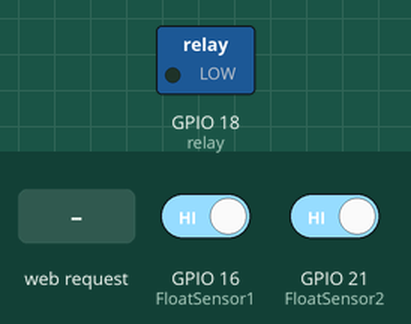
A sketch run on a simulated ESP32. Parts: switched loads named in the sketch (green lamp = pin HIGH). The inputs (shaded band) are chosen by the test bench; at power-on: GPIO 16 (FloatSensor1) HIGH, GPIO 21 (FloatSensor2) HIGH. WiFi joins after 1.5 s; servers stay silent unless stated; what the sketch prints to the serial monitor is not drawn.

Above: at 6.7 s.
6.8 s: HTTP request GET /MOTOR=ON received
At 8.3 s:
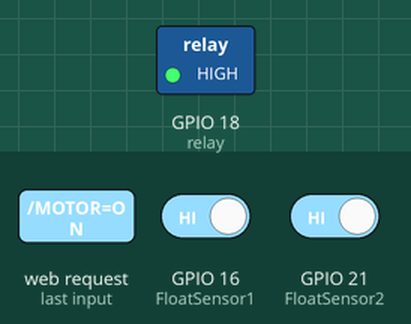
11.2 s: HTTP request GET /MOTOR=OFF received
13.8 s: GPIO 16 (FloatSensor1) driven LOW and GPIO 21 (FloatSensor2) driven LOW
Timing chart, 0 to 16.8 s (numbered marks = the images above; inputs shaded):
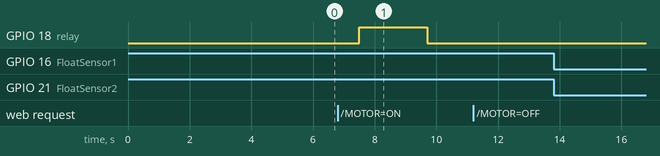

The sketch:

Web_page.ino.ino
```cpp
#include <WiFi.h>
int FloatSensor1 = 16;

int FloatSensor2 = 21; //D4 pin of NodeMCU
int buttonState1 ;
int buttonState2 ; //reads pushbutton statusl
const char* ssid = "Ashok"; //ssid of your wifi-
const char* password = "12345678"; //password of your wifi
String level;
int relay = 18; // D1 pin of NodeMCU
WiFiServer server(80);
void setup()
{
  Serial.begin(115200);
  Serial.println();
  Serial.print("Connecting to ");
  Serial.println(ssid);
  WiFi.begin(ssid, password); //connecting to wifi
  while (WiFi.status() != WL_CONNECTED)// while wifi not connected
  {
    delay(500);
    Serial.print("."); //print "...."
  }
  Serial.println("");
  Serial.println("WiFi connected");
  server.begin();
  Serial.println("Server started");
  Serial.println(WiFi.localIP());  // Print the IP address
  pinMode(FloatSensor1, INPUT_PULLUP);
  pinMode(FloatSensor2, INPUT_PULLUP); //Arduino Internal Resistor 10K
  pinMode(relay, OUTPUT); // set relay pin as output
  digitalWrite(relay, LOW);
  delay(4000);
}
void loop()
{
  int value ;
  bool buttonState1 = digitalRead(FloatSensor1);
  bool buttonState2 = digitalRead(FloatSensor2);  // read the value of float sensor
  if (buttonState1 == LOW && buttonState2==LOW)                 // if the value is HIGH
  {
    delay(2000)   ;                             // the level is high
    Serial.println( "WATER LEVEL - HIGH");
    level = "Full";
    digitalWrite(relay, LOW);              // turn OFF the relay
    value = LOW;
  }
  else if(buttonState1 == HIGH && buttonState2==HIGH)
  {
    delay(2000);
    Serial.println( "WATER LEVEL - LOW" ); // if the value is LOW
    level = "Empty";                       // the level is low
    digitalWrite(relay, LOW);             // turn ON the relay
    value = HIGH;
  }
  WiFiClient client = server.available(); // Check if a client has connected
  if (!client)
  {
    return;
  }
  String request = client.readStringUntil('\r');
  Serial.println(request);
  client.flush();
  // Match the request
  if (request.indexOf("/MOTOR=ON") != -1)
  {
    digitalWrite(relay, HIGH);   // if request is ON, turn ON the Motor.
    value = HIGH;
  }
  if (request.indexOf("/MOTOR=OFF") != -1)
  {
    digitalWrite(relay, LOW);    // if request is OFF, turn OFF the relay.
    value = LOW;
  }
  delay(100);
  // Prepare the response
  String s = "HTTP/1.1 200 OK\r\nContent-Type: text/html\r\n\r\n <!DOCTYPE html> <html> <head> <title>IoT based Smart Water Level Monitoring</title> <style>";
  s += "a:link {background-color: YELLOW;text-decoration: none;}";
  s += "table, th, td </style> </head> <body> <h1  style=";
  s += "font-size:300%;";
  s += " ALIGN=CENTER> IoT based Smart Water Level Monitoring</h1>";
  s += "<p ALIGN=CENTER style=""font-size:150%>";
  s += "<b>Water level - </b><b>";
  s += level;
  s += "</b></p>";
  s += "<br><br>";
  s += "<a href=\"/MOTOR=ON\"\"><button><ALIGN=CENTER style=""font-size:150%>On </button></a>";
  s += "<a href=\"/MOTOR=OFF\"\"><button><ALIGN=CENTER style=""font-size:150%>Off </button></a><br />";
  s += "</body> </html> \n";
  client.print(s); // all the values are send to the webpage
  delay(100);
}
```

Measured:
- after the input at 6.8 s, GPIO 18 (relay): LOW → HIGH after 0.70 s, → LOW 2.2 s later
- after the input at 11.2 s, every drawn part: stays the same
- after the input at 13.8 s, every drawn part: stays the same
